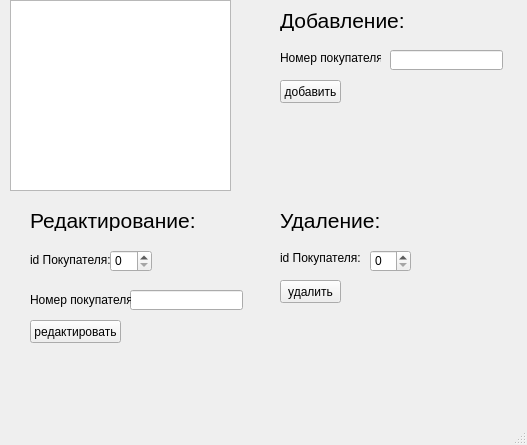
<?xml version="1.0" encoding="UTF-8"?>
<ui version="4.0">
 <class>MainWindow</class>
 <widget class="QMainWindow" name="MainWindow">
  <property name="geometry">
   <rect>
    <x>0</x>
    <y>0</y>
    <width>527</width>
    <height>445</height>
   </rect>
  </property>
  <property name="windowTitle">
   <string>MainWindow</string>
  </property>
  <widget class="QWidget" name="centralwidget">
   <widget class="QLabel" name="label_2">
    <property name="geometry">
     <rect>
      <x>280</x>
      <y>50</y>
      <width>101</width>
      <height>16</height>
     </rect>
    </property>
    <property name="text">
     <string>Номер покупателя: </string>
    </property>
   </widget>
   <widget class="QTableWidget" name="table">
    <property name="geometry">
     <rect>
      <x>10</x>
      <y>0</y>
      <width>221</width>
      <height>191</height>
     </rect>
    </property>
   </widget>
   <widget class="QSpinBox" name="spinBox_2">
    <property name="geometry">
     <rect>
      <x>370</x>
      <y>250</y>
      <width>41</width>
      <height>22</height>
     </rect>
    </property>
   </widget>
   <widget class="QLabel" name="label_9">
    <property name="geometry">
     <rect>
      <x>280</x>
      <y>10</y>
      <width>131</width>
      <height>21</height>
     </rect>
    </property>
    <property name="font">
     <font>
      <pointsize>16</pointsize>
     </font>
    </property>
    <property name="text">
     <string>Добавление:</string>
    </property>
   </widget>
   <widget class="QLabel" name="label">
    <property name="geometry">
     <rect>
      <x>280</x>
      <y>250</y>
      <width>91</width>
      <height>16</height>
     </rect>
    </property>
    <property name="text">
     <string>id Покупателя:</string>
    </property>
   </widget>
   <widget class="QPushButton" name="Button_edit">
    <property name="geometry">
     <rect>
      <x>30</x>
      <y>320</y>
      <width>91</width>
      <height>23</height>
     </rect>
    </property>
    <property name="text">
     <string>редактировать</string>
    </property>
   </widget>
   <widget class="QLineEdit" name="lineEdit_2">
    <property name="geometry">
     <rect>
      <x>390</x>
      <y>50</y>
      <width>113</width>
      <height>20</height>
     </rect>
    </property>
   </widget>
   <widget class="QLabel" name="label_6">
    <property name="geometry">
     <rect>
      <x>30</x>
      <y>250</y>
      <width>81</width>
      <height>20</height>
     </rect>
    </property>
    <property name="text">
     <string>id Покупателя:</string>
    </property>
   </widget>
   <widget class="QSpinBox" name="spinBox">
    <property name="geometry">
     <rect>
      <x>110</x>
      <y>250</y>
      <width>42</width>
      <height>22</height>
     </rect>
    </property>
   </widget>
   <widget class="QLabel" name="label_8">
    <property name="geometry">
     <rect>
      <x>30</x>
      <y>210</y>
      <width>171</width>
      <height>21</height>
     </rect>
    </property>
    <property name="font">
     <font>
      <pointsize>16</pointsize>
     </font>
    </property>
    <property name="text">
     <string>Редактирование:</string>
    </property>
   </widget>
   <widget class="QPushButton" name="Button_delete">
    <property name="geometry">
     <rect>
      <x>280</x>
      <y>280</y>
      <width>61</width>
      <height>23</height>
     </rect>
    </property>
    <property name="text">
     <string>удалить</string>
    </property>
   </widget>
   <widget class="QPushButton" name="Button_add">
    <property name="geometry">
     <rect>
      <x>280</x>
      <y>80</y>
      <width>61</width>
      <height>23</height>
     </rect>
    </property>
    <property name="text">
     <string>добавить</string>
    </property>
   </widget>
   <widget class="QLineEdit" name="lineEdit_5">
    <property name="geometry">
     <rect>
      <x>130</x>
      <y>290</y>
      <width>113</width>
      <height>20</height>
     </rect>
    </property>
   </widget>
   <widget class="QLabel" name="label_5">
    <property name="geometry">
     <rect>
      <x>30</x>
      <y>290</y>
      <width>101</width>
      <height>20</height>
     </rect>
    </property>
    <property name="text">
     <string>Номер покупателя:</string>
    </property>
   </widget>
   <widget class="QLabel" name="label_7">
    <property name="geometry">
     <rect>
      <x>280</x>
      <y>210</y>
      <width>131</width>
      <height>21</height>
     </rect>
    </property>
    <property name="font">
     <font>
      <pointsize>16</pointsize>
     </font>
    </property>
    <property name="text">
     <string>Удаление:</string>
    </property>
   </widget>
  </widget>
  <widget class="QMenuBar" name="menubar">
   <property name="geometry">
    <rect>
     <x>0</x>
     <y>0</y>
     <width>527</width>
     <height>21</height>
    </rect>
   </property>
  </widget>
  <widget class="QStatusBar" name="statusbar"/>
 </widget>
 <resources/>
 <connections/>
</ui>
